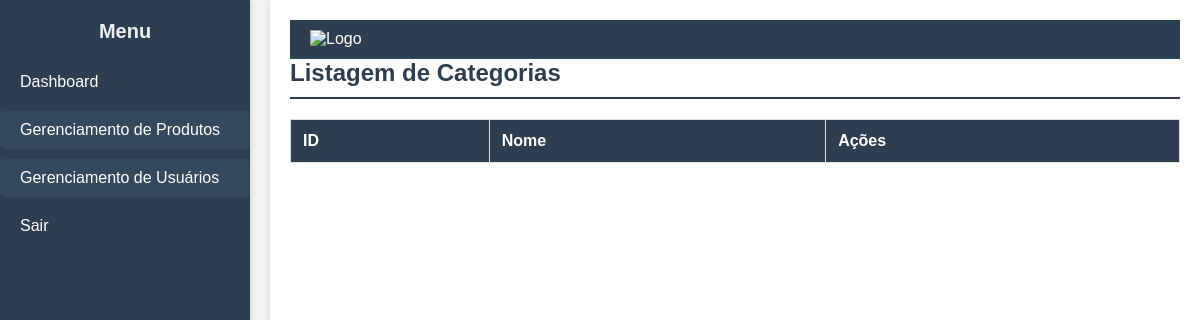
Before: /listagem-categorias.php (signed in) with the older database file.
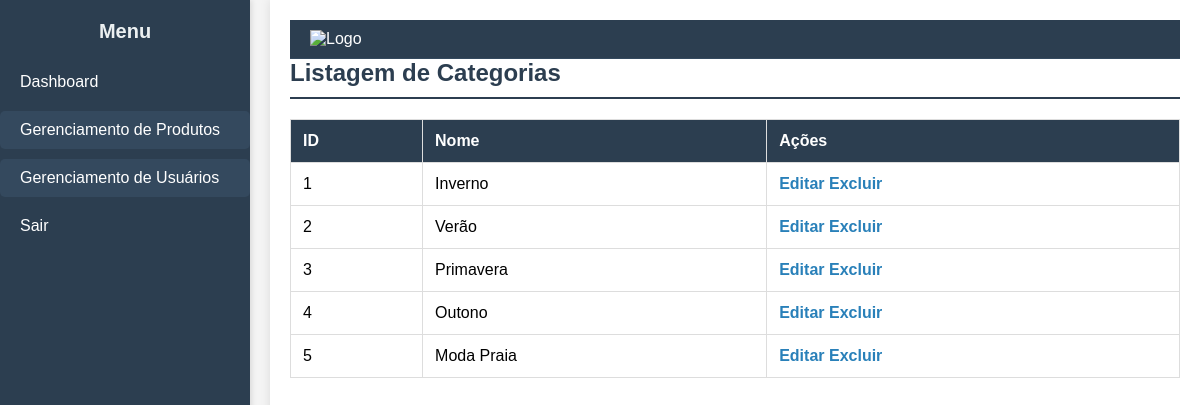
After: the same page with the newer database file.
### tables this page shows
CREATE TABLE `categorias` (
  `id` int(11) NOT NULL,
  `nome` varchar(100) NOT NULL
);

### listagem-categorias.php (the view, shortened to what this page needs)
<?php
include_once 'db/connect.php';
$stmt = $pdo->query("SELECT * FROM categorias");
$categorias = $stmt->fetchAll(PDO::FETCH_ASSOC);
?>
<!DOCTYPE html>
<html lang="pt-br">
<head>
    <link rel="stylesheet" href="css/style.css">
</head>
<body>
    <div class="container">
        <?php include_once 'includes/sidebar.php'; ?>
        <main class="content">
            <header class="header">
                <div class="logo">
                <img src="https://bluefocus.com.br/sites/default/files/styles/medium/public/estoque.png?itok=1yVi8VcO" alt="Logo" width="50">
                </div>
            </header>
            <div class="scrollable-content">
                <h2>Listagem de Categorias</h2>
                <table>
                    <thead>
                        <tr>
                            <th>ID</th>
                            <th>Nome</th>
                            <th>Ações</th>
                        </tr>
                    </thead>
                    <tbody>
                        <?php foreach ($categorias as $categoria): ?>
                            <tr>
                                <td><?= $categoria['id'] ?></td>
                                <td><?= htmlspecialchars($categoria['nome']) ?></td>
                                <td>
                                    <a href="editar-categoria.php?id=<?= $categoria['id'] ?>">Editar</a>
                                    <a href="excluir-categoria.php?id=<?= $categoria['id'] ?>" onclick="return confirm('Tem certeza que deseja excluir esta categoria?')">Excluir</a>
                                </td>
                            </tr>
                        <?php endforeach; ?>
                    </tbody>
                </table>
            </div>
        </main>
    </div>
</body>
</html>

Changed rows visible on the page:
added categorias: id "1", nome "Inverno"
added categorias: id "2", nome "Verão"
added categorias: id "3", nome "Primavera"
added categorias: id "4", nome "Outono"
added categorias: id "5", nome "Moda Praia"
